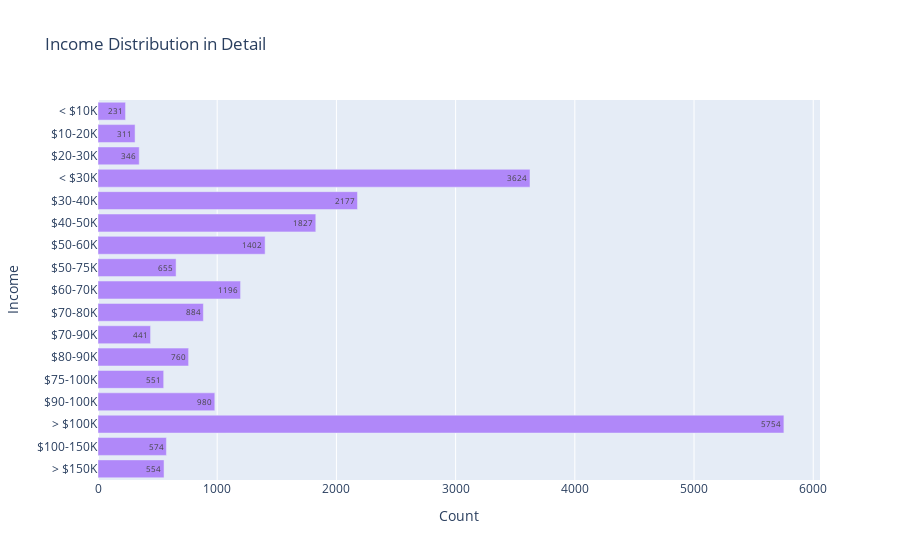

The code cell stored with this chart in its notebook:
### Code cell
df_income = sqldf(
    """
    SELECT INCOME
    FROM df_combined
    Where INCOME NOT IN (
        "Refused",
        "Don't know/Refused/Web blank"
    )
    """
)
df_income_replace = df_income.replace({
    'Less than $10,000':'< $10K',
    '$10,000 to less than $20,000':'$10-20K',
    '$20,000 to less than $30,000':'$20-30K',
    'Less than $30,000':'< $30K',
    '$30,000 to less than $40,000':'$30-40K',
    '$40,000 to less than $50,000':'$40-50K',
    '$50,000 to less than $60,000':'$50-60K',
    '$50,000 to less than $75,000': '$50-75K',
    '$60,000 to less than $70,000':'$60-70K',
    '$70,000 to less than $80,000':'$70-80K',
    '$70,000 to less than $90,000':'$70-90K',
    '$75,000 to less than $100,000':'$75-100K',
    '$80,000 to less than $90,000':'$80-90K',
    '$90,000 to less than $100,000':'$90-100K',
    '$100,000 or more':'> $100K',
    '$100,000 to less than $150,000':'$100-150K',
    '$150,000 or more':'> $150K'
})

income_counts = df_income_replace['INCOME'].value_counts().reset_index()
income_counts.columns = ['Income', 'Count']

# Plot bar chart
fig = px.bar(
    income_counts, 
    y='Income', 
    x='Count', 
    text='Count',
    title="Income Distribution in Detail",
    color_discrete_sequence=['#b088f9'],
    category_orders={'Income':[
        '< $10K',
        '$10-20K',
        '$20-30K',
        '< $30K',
        '$30-40K',
        '$40-50K',
        '$50-60K',
        '$50-75K',
        '$60-70K',
        '$70-80K',
        '$70-90K',
        '$80-90K',
        '$75-100K',
        '$90-100K',
        '> $100K',
        '$100-150K',
        '> $150K'
    ]}
)
fig.show()

### Figure 1 — Plotly figure (JSON) as saved in the notebook; plotly's stock layout.template omitted (floating-point values rounded to 4 significant figures)
{"data": [{"alignmentgroup": "True", "hovertemplate": "Count=%{text}<br>Income=%{y}<extra></extra>", "legendgroup": "", "marker": {"color": "#b088f9", "pattern": {"shape": ""}}, "name": "", "offsetgroup": "", "orientation": "h", "showlegend": false, "text": [5754, 3624, 2177, 1827, 1402, 1196, 980, 884, 760, 655, 574, 554, 551, 441, 346, 311, 231], "textposition": "auto", "type": "bar", "x": [5754, 3624, 2177, 1827, 1402, 1196, 980, 884, 760, 655, 574, 554, 551, 441, 346, 311, 231], "xaxis": "x", "y": ["> $100K", "< $30K", "$30-40K", "$40-50K", "$50-60K", "$60-70K", "$90-100K", "$70-80K", "$80-90K", "$50-75K", "$100-150K", "> $150K", "$75-100K", "$70-90K", "$20-30K", "$10-20K", "< $10K"], "yaxis": "y"}], "layout": {"barmode": "relative", "legend": {"tracegroupgap": 0}, "title": {"text": "Income Distribution in Detail"}, "xaxis": {"anchor": "y", "domain": [0, 1], "title": {"text": "Count"}}, "yaxis": {"anchor": "x", "categoryarray": ["> $150K", "$100-150K", "> $100K", "$90-100K", "$75-100K", "$80-90K", "$70-90K", "$70-80K", "$60-70K", "$50-75K", "$50-60K", "$40-50K", "$30-40K", "< $30K", "$20-30K", "$10-20K", "< $10K"], "categoryorder": "array", "domain": [0, 1], "title": {"text": "Income"}}}}
